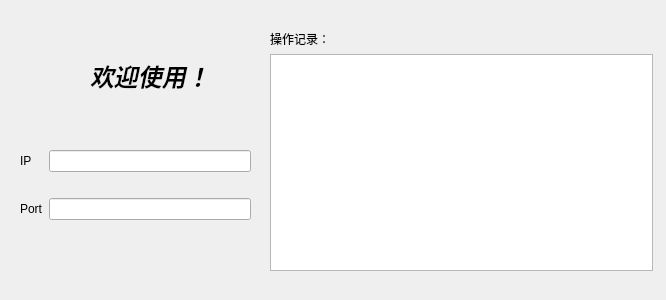
<?xml version="1.0" encoding="UTF-8"?>
<ui version="4.0">
 <class>PFSServer</class>
 <widget class="QWidget" name="PFSServer">
  <property name="geometry">
   <rect>
    <x>0</x>
    <y>0</y>
    <width>666</width>
    <height>300</height>
   </rect>
  </property>
  <property name="windowTitle">
   <string>Form</string>
  </property>
  <widget class="QWidget" name="widget" native="true">
   <property name="geometry">
    <rect>
     <x>20</x>
     <y>130</y>
     <width>231</width>
     <height>111</height>
    </rect>
   </property>
   <layout class="QGridLayout" name="gridLayout">
    <item row="0" column="1">
     <widget class="QLineEdit" name="severIp"/>
    </item>
    <item row="1" column="1">
     <widget class="QLineEdit" name="serverPort"/>
    </item>
    <item row="1" column="0">
     <widget class="QLabel" name="label_2">
      <property name="text">
       <string>Port</string>
      </property>
     </widget>
    </item>
    <item row="0" column="0">
     <widget class="QLabel" name="label">
      <property name="text">
       <string>IP</string>
      </property>
     </widget>
    </item>
   </layout>
  </widget>
  <widget class="QWidget" name="widget_2" native="true">
   <property name="geometry">
    <rect>
     <x>270</x>
     <y>30</y>
     <width>383</width>
     <height>241</height>
    </rect>
   </property>
   <layout class="QVBoxLayout" name="verticalLayout_2">
    <item>
     <widget class="QLabel" name="label_4">
      <property name="text">
       <string>操作记录：</string>
      </property>
     </widget>
    </item>
    <item>
     <widget class="QTextEdit" name="record_2"/>
    </item>
   </layout>
  </widget>
  <widget class="QLabel" name="label_3">
   <property name="geometry">
    <rect>
     <x>90</x>
     <y>40</y>
     <width>121</width>
     <height>71</height>
    </rect>
   </property>
   <property name="font">
    <font>
     <family>Umpush</family>
     <pointsize>18</pointsize>
     <weight>75</weight>
     <italic>true</italic>
     <bold>true</bold>
    </font>
   </property>
   <property name="text">
    <string>欢迎使用！</string>
   </property>
  </widget>
 </widget>
 <resources/>
 <connections/>
</ui>
